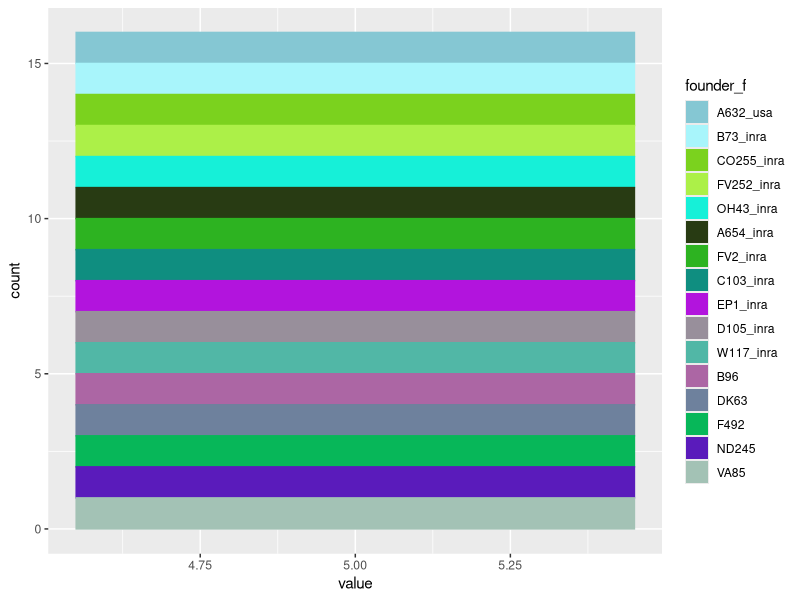
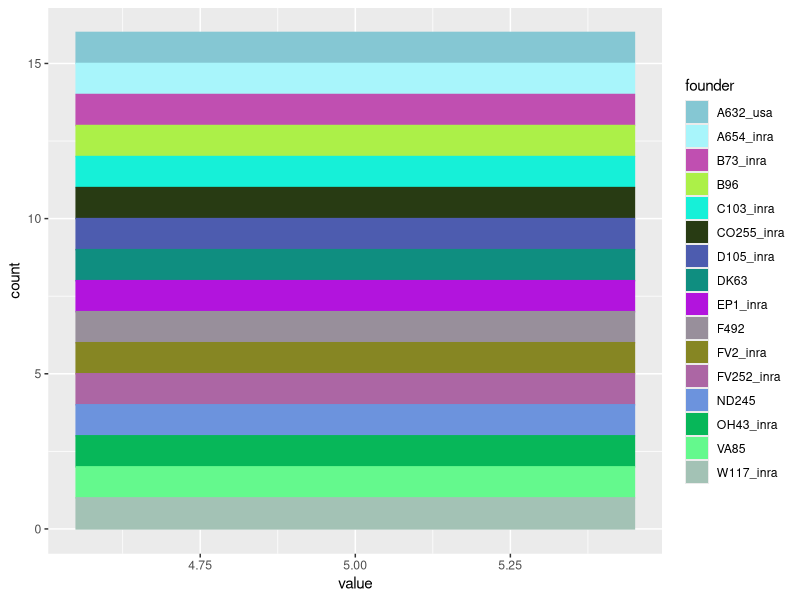
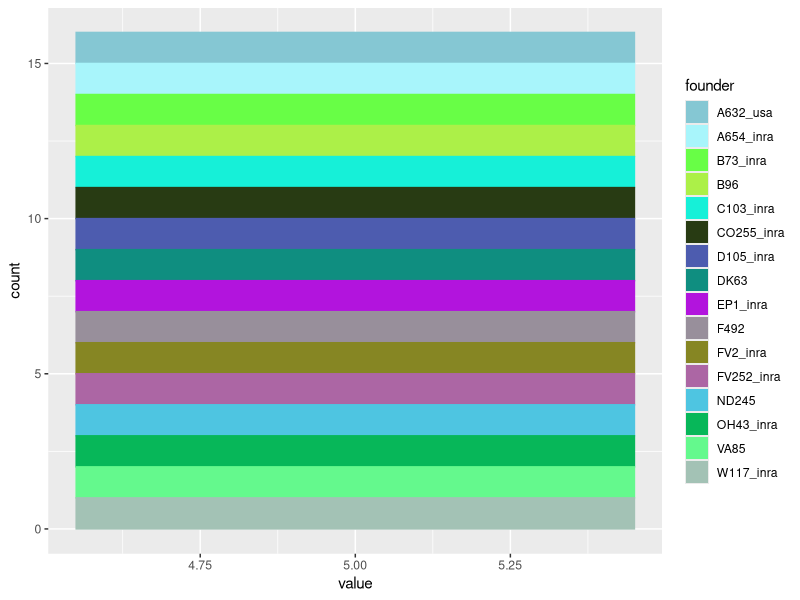
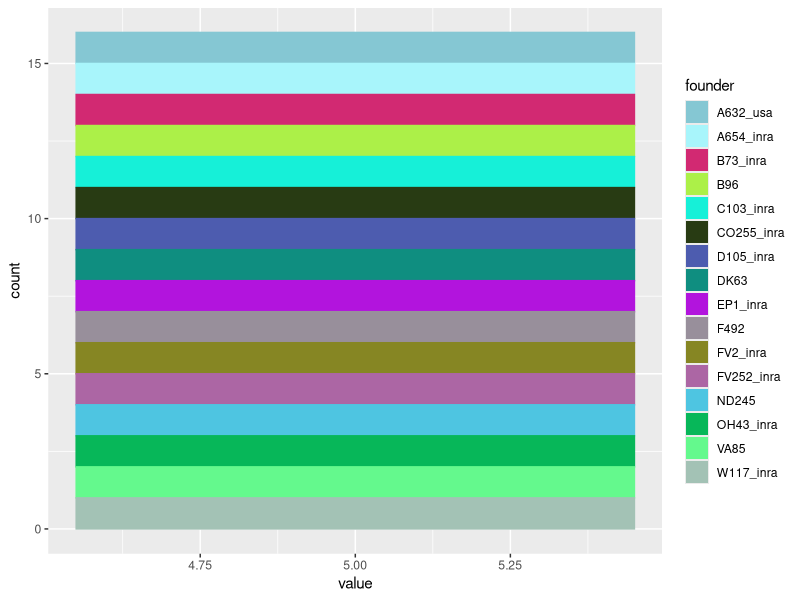
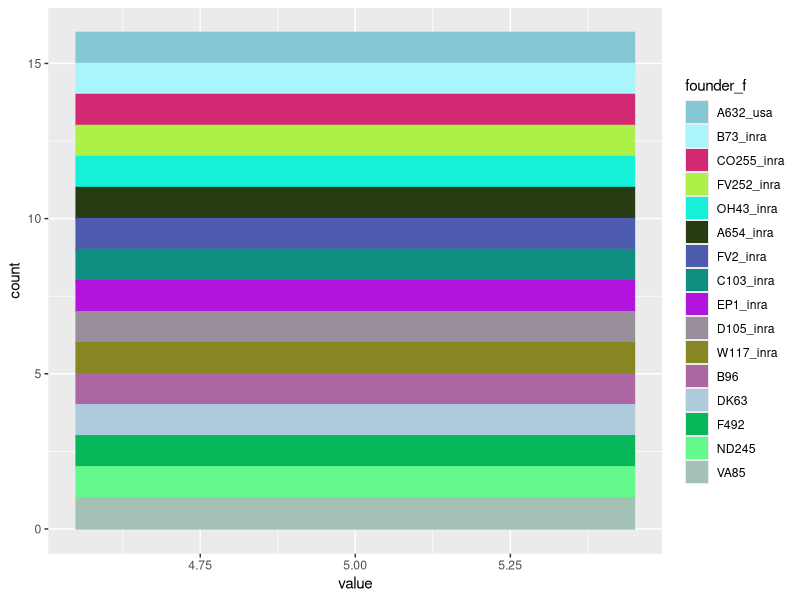

Write the R code that produced these figures, in order.
## ---- chunk 1
knitr::opts_chunk$set(echo = TRUE)
## ---- chunk 2
library('data.table')
library('ggplot2')
library('plotrix')
## ---- chunk 3
founders=c("A632_usa","B73_inra","CO255_inra","FV252_inra","OH43_inra", "A654_inra","FV2_inra","C103_inra","EP1_inra","D105_inra","W117_inra","B96","DK63","F492","ND245","VA85")

random_color<-function(){
  red=runif(1)
  green=runif(1)
  blue=runif(1)
  start=rgb(red,green,blue)
  return(start)
}


start="#85C7D3"
hex_colors=c(start)
for(i in 1:15){
  hex_colors=c(hex_colors,random_color())
}

adjust_hex_colors<-function(x,hex_list){
  new_hex_list=hex_list
  for(i in 1:length(x)){
    new_hex_list[x[i]]=random_color()
  }
  return(new_hex_list)
}
## ---- chunk 4
test=data.frame(founder=founders,value=5,founder_f=factor(founders,levels=founders))

ggplot(test,aes(x=value,color=founder_f,fill=founder_f)) + geom_bar() + scale_colour_manual(values=hex_colors) + scale_fill_manual(values=hex_colors) + guides(color=F)

## ---- chunk 5
adjust1=adjust_hex_colors(c(3,7,11,13,15),hex_colors)

ggplot(test,aes(x=value,color=founder,fill=founder)) + geom_bar() + scale_colour_manual(values=adjust1) + scale_fill_manual(values=adjust1) + guides(color=F)
## ---- chunk 6
adjust2=adjust_hex_colors(c(3,13),adjust1)

ggplot(test,aes(x=value,color=founder,fill=founder)) + geom_bar() + scale_colour_manual(values=adjust2) + scale_fill_manual(values=adjust2) + guides(color=F)

## ---- chunk 7
adjust3=adjust_hex_colors(c(3),adjust2)

ggplot(test,aes(x=value,color=founder,fill=founder)) + geom_bar() + scale_colour_manual(values=adjust3) + scale_fill_manual(values=adjust3) + guides(color=F)

## ---- chunk 8
adjust4=adjust_hex_colors(c(13),adjust3)

ggplot(test,aes(x=value,color=founder_f,fill=founder_f)) + geom_bar() + scale_colour_manual(values=adjust4) + scale_fill_manual(values=adjust4) + guides(color=F)

## ---- chunk 9
final_hex=adjust4

final_hex

test$hex_color=final_hex
test=test[,c('founder','hex_color')]
fwrite(test,'founder_color_codes.txt',row.names=F,quote=F,sep='\t')
